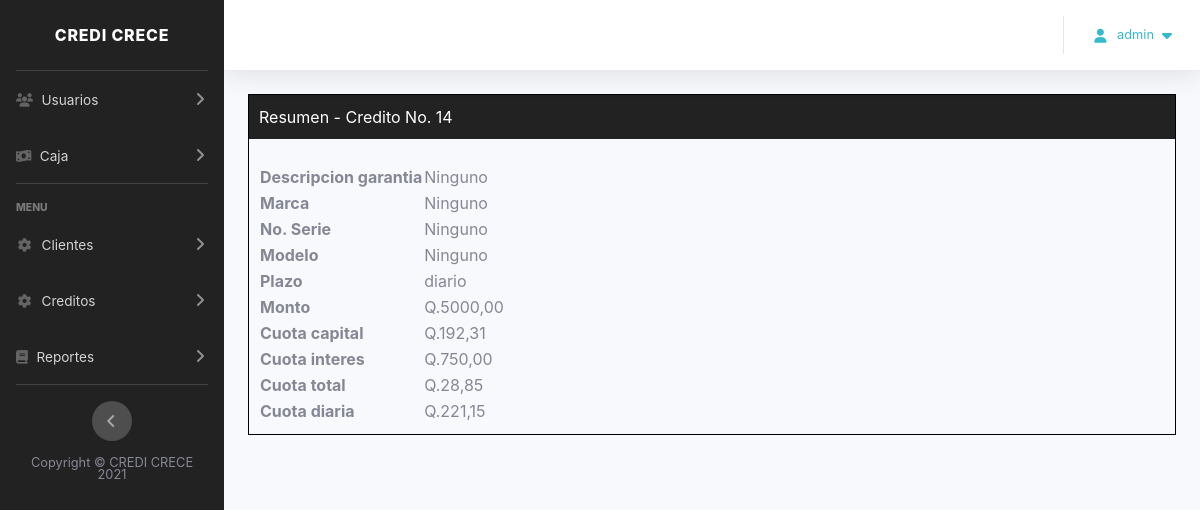
The app's page /creditos/resumen/14/ (signed in) with its own data.
### creditos/models.py (models this page shows)
class Credito(BaseModel):
    PLAZOS = (
        ('diario','Diario'),
        ('semanal','Semanal'),
        ('quincenal','Quincenal'),
        ('mensual','Mensual'),
    )
    cliente_asignado = models.ForeignKey(
        Cliente,
        on_delete = models.CASCADE,
        verbose_name = 'Credito a nombre de '
    )
    monto = models.FloatField(_('Monto'))
    plazo = models.CharField(_('Plazo'),max_length=25,choices=PLAZOS,default='diario')
    forma_de_pago = models.CharField(_('Forma de pago'),max_length=25)
    taza_de_interes = models.FloatField(_('Taza de interes'),default=15)
    tipo_garantia = models.CharField(_('Tipo de garantia'),max_length=50)
    desembolsado = models.BooleanField(_('Credito desembolsado'),default=False)
    pagado = models.BooleanField(_('Credito pagado'),default=False)
    descripcion_garantia = models.CharField(_('Descripcion de la garantia'),max_length=25)
    marca = models.CharField(_('Marca'),max_length=25)
    numero_serie = models.CharField(_('Numero de serie'),max_length=25)
    modelo = models.CharField(_('Modelo'),max_length=50)
    cic = models.UUIDField(default=uuid.uuid4, unique=True, db_index=True, editable=False)
    imagen = models.ImageField(upload_to ='uploads/')
    cuota_capital = models.FloatField(_('Cuota capital'),default=0)
    cuota_interes = models.FloatField(_('Cuota de interes'),default=0)
    cuota_total = models.FloatField(_('Cuota total'),default=0)
    cuotas_pendientes = models.FloatField(_('Cantidad de cuotas pendientes'),default=0)
    cuota_total_diaria = models.FloatField(_('Cuota total diaria'),default=0)
    cuota_interes_diaria = models.FloatField(_('Cuota de interes diaria'),default=0)

### creditos/views.py (the view)
# urls.py: path('creditos/resumen/<int:pk>/', views.ResumenView.as_view(), name='detail_customer'),
class ResumenView(BasePermissionView, TemplateView):
    template_name = 'resumen.html'
    def get(self,request,*args,**kwargs):
        context = self.get_context_data()
        credito = Credito.objects.get(pk=int(kwargs.get('pk')))
        context['cliente'] = credito.cliente_asignado
        context['monto'] = credito.monto
        context['plazo'] = credito.plazo
        context['descripcion_garantia'] = credito.descripcion_garantia
        context['marca'] = credito.marca
        context['numero_serie'] = credito.numero_serie
        context['modelo'] = credito.modelo
        context['cic'] = credito.cic
        context['cuota_capital'] = credito.cuota_capital
        context['cuota_interes'] = credito.cuota_interes
        context['cuota_total'] = credito.cuota_total
        context['cuotas_pendientes'] = credito.cuotas_pendientes
        context['cuota_total_diaria'] = credito.cuota_total_diaria
        context['cuota_interes_diaria'] = credito.cuota_interes_diaria
        context['pk'] = self.kwargs.get('pk',0)
        return self.render_to_response(context)

### utils/mixinCustom.py (called while the page is built)
    def test_func(self):
        return User.objects.filter(id=self.request.user.id).exists()

### creditos/templates/resumen.html (shortened to what this page needs)
{% extends 'base_main.html'%}
{% load static %}
{% block css %}
    <link rel="stylesheet" href="{% static 'sweetalert2/dist/sweetalert2.min.css' %}">
    <link rel="stylesheet" href="{% static 'toastr/build/toastr.min.css' %}">
{% endblock %}
{% block contenido %}
    <div class="container" style="border: 1px solid black; padding: 0">
        <div class="header d" style="background-image: linear-gradient(180deg, #232222 10%, #232222 100%);
background-size: cover; padding: 10px; color: #fff; background-color: #232222;">
            Resumen - Credito No. {{ pk }}
        </div>
    <div style="padding: 10px">
        <table>
            <tr>
                <td>
                    <strong>Descripcion garantia</strong>
                </td>
                <td>
                    {{ descripcion_garantia }}
                </td>
            </tr>
            <tr>
                <td>
                    <strong>Marca</strong>
                </td>
                <td>
                    {{ marca }}
                </td>
            </tr>
            <tr>
                <td>
                    <strong>No. Serie</strong>
                </td>
                <td>
                    {{ numero_serie }}
                </td>
            </tr>
            <tr>
                <td>
                    <strong>Modelo</strong>
                </td>
                <td>
                    {{ modelo }}
                </td>
            </tr>
            <tr>
                <td>
                    <strong>Plazo</strong>
                </td>
                <td>
                    {{ plazo }}
                </td>
            </tr>
            <tr>
                <td>
                    <strong>Monto</strong>
                </td>
                <td>
                    Q.{{ monto|floatformat:"2" }}
                </td>
            </tr>
            <tr>
                <td>
                    <strong>Cuota capital</strong>
                </td>
                <td>
                    Q.{{ cuota_capital|floatformat:"2" }}
                </td>
            </tr>
            <tr>
                <td>
                    <strong>Cuota interes</strong>
                </td>
                <td>
                    Q.{{ cuota_interes|floatformat:"2" }}
                </td>
            </tr>
            <tr>
                <td>
                    <strong>Cuota total</strong>
                </td>
                <td>
                    Q.{{ cuota_total|floatformat:"2" }}
                </td>
            </tr>
            <tr>
                <td>
                    <strong>Cuota diaria</strong>
                </td>
                <td>
                    Q.{{ cuota_interes_diaria|floatformat:"2" }}
                </td>
            </tr>
        </table>
    </div>
    </div>
{% endblock %}

### templates/base_main.html (shortened to what this page needs)
{% load static %}
{% load auth_extras %}
<!DOCTYPE html>
<html lang="es">
    <head>
        <link rel="stylesheet" href="{% static 'bootstrap/dist/css/bootstrap.min.css' %}">
        <link rel="stylesheet" href="{% static '@fortawesome/fontawesome-free/css/all.min.css'%}">
        <link rel="stylesheet" type="text/css" href="{% static 'css/main/sb-admin-2.css' %}">
        {% block css %} {% endblock css %}
    </head>
    <body id="page-top">
        <div id="wrapper">
            <ul class="navbar-nav bg-gradient-dark sidebar sidebar-dark accordion" id="accordionSidebar">
                <a class="sidebar-brand d-flex align-items-center justify-content-center" href="#">
                    <div class="sidebar-brand-text mx-3">CREDI CRECE</div>
                </a>
                <hr class="sidebar-divider my-0">
                {% if user.is_staff or user|groups:"Administrador" or user|groups:"Gerente Sucursal" %}
                <li class="nav-item">
                    <a class="nav-link collapsed" href="#" data-toggle="collapse" data-target="#collapseUsuarios"
                        aria-expanded="true" aria-controls="collapseUtilities">
                        <i class="fas fa-users"></i>
                        <span>Usuarios</span>
                    </a>
                </li>
                {% endif %}
                {% if user.is_staff or user|groups:"Administrador" %}
                <li class="nav-item">
                    <a class="nav-link collapsed" href="#" data-toggle="collapse" data-target="#collapsePrecios"
                        aria-expanded="true" aria-controls="collapseUtilities">
                        <i class="fas fa-money-bill-wave"></i>
                        <span>Caja</span>
                    </a>
                </li>
            {% endif %}
                <hr class="sidebar-divider">
                {% if user.is_staff or user|groups:"Administrador" or user|groups:"Gerente Sucursal" or user|groups:"Colaboradores" %}
                <div class="sidebar-heading">Menu</div>
                <li class="nav-item ">
                    <a class="nav-link collapsed" href="#" data-toggle="collapse" data-target="#collapseClientes"
                        aria-expanded="true" aria-controls="collapseTwo">
                        <i class="fas fa-fw fa-cog"></i>
                        <span>Clientes</span>
                    </a>
                <li class="nav-item">
                    <a class="nav-link collapsed" href="#" data-toggle="collapse" data-target="#collapseCuentas"
                        aria-expanded="true" aria-controls="collapseTwo">
                        <i class="fas fa-fw fa-cog"></i>
                        <span>Creditos</span>
                    </a>
                </li>
                <li class="nav-item">
                    <a class="nav-link collapsed" href="#" data-toggle="collapse" data-target="#collapseReportes"
                        aria-expanded="true" aria-controls="collapseTwo">
                        <i class="fas fa-book"></i>
                        <span>Reportes</span>
                    </a>
                </li>
                {% endif %}
                <hr class="sidebar-divider d-none d-md-block">
                <div class="text-center d-none d-md-inline">
                    <button class="rounded-circle border-0" id="sidebarToggle"></button>
                </div>
                <footer class="sticky-footer">
                    <div class="container my-auto">
                        <div class="copyright text-center my-auto">
                            <span>Copyright &copy; CREDI CRECE 2021</span>
                        </div>
                    </div>
                </footer><br>
            </ul>
            <div id="content-wrapper" class="d-flex flex-column">
                <div id="content">
                    <nav class="navbar navbar-expand navbar-light bg-white topbar mb-4 static-top shadow" aria-label="menu">
                        <ul class="navbar-nav ml-auto">
                            <li class="nav-item dropdown no-arrow">
                                <a class="nav-link dropdown-toggle text-info" href="#" id="userDropdown" role="button"
                                    data-toggle="dropdown" aria-haspopup="true" aria-expanded="false">
                                    <i class="fas fa-user fa-sm fa-fw mr-2 text-info"></i>
                                    <span class="mr-2 small text-info">{{user.username}} </span>
                                    <i class="fa fa-caret-down text-info" aria-hidden="true"></i>
                                </a>
                            </li>
                        </ul>
                    </nav>
                    <div class="container-fluid">
                        <div>
                            {% block contenido %}{% endblock contenido %}
                        </div>
                    </div>
                </div>
            </div>
        </div>
    </body>
</html>

### records on screen
Credito: descripcion_garantia "Ninguno", marca "Ninguno", numero_serie "Ninguno", modelo "Ninguno", plazo "diario", monto "5000,00", cuota_capital "192,31", cuota_interes "750,00", cuota_total "28,85", cuota_interes_diaria "221,15"

### other values on screen
{{ user.username }} "admin"
{{ pk }} "14"
